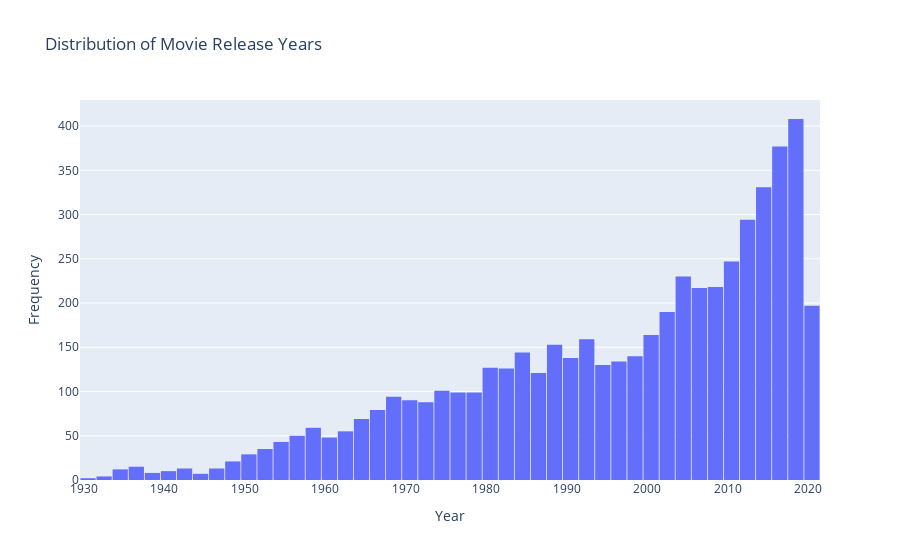

The code cell stored with this chart in its notebook:
### Markdown cell above
#### Visualization

### Code cell
fig = px.histogram(movie_df, x='Year', title='Distribution of Movie Release Years')

fig.update_layout(
    xaxis_title='Year',      
    yaxis_title='Frequency',
    bargap=0.05,             
    showlegend=False,     
)
fig.show()

### Figure 1 — Plotly figure (JSON) as saved in the notebook; plotly's stock layout.template omitted (floating-point values rounded to 4 significant figures; data arrays with more than 128 entries replaced by an {"elided": "..."} marker saying what was removed)
{"data": [{"alignmentgroup": "True", "bingroup": "x", "hovertemplate": "Year=%{x}<br>count=%{y}<extra></extra>", "legendgroup": "", "marker": {"color": "#636efa", "pattern": {"shape": ""}}, "name": "", "offsetgroup": "", "orientation": "v", "showlegend": false, "type": "histogram", "x": {"elided": "5388 int values"}, "xaxis": "x", "yaxis": "y"}], "layout": {"bargap": 0.05, "barmode": "relative", "legend": {"tracegroupgap": 0}, "showlegend": false, "title": {"text": "Distribution of Movie Release Years"}, "xaxis": {"anchor": "y", "domain": [0, 1], "title": {"text": "Year"}}, "yaxis": {"anchor": "x", "domain": [0, 1], "title": {"text": "Frequency"}}}}
